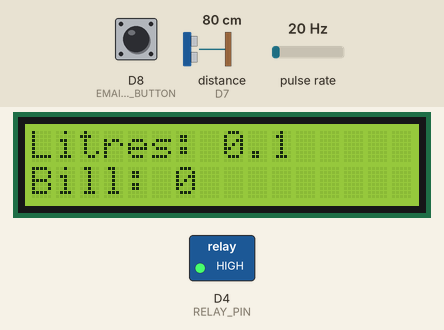
The sketch below on a simulated ESP8266 (NodeMCU). Parts: 16×2 character LCD, switched loads named in the sketch (green lamp = pin HIGH). Wiring (inferred from the names in the program): ultrasonic range finder: trigger D6; echo D7; pulse sensor: data D5. Inputs (shaded band) come from the test bench; at power-on: distance to the obstacle (sensor on D7) 80 cm, pulse rate 20 Hz, D8 (EMAIL_TRIGGER_BUTTON) HIGH. The echo pulse lasts 58.3 µs per cm; WiFi joins after 1.5 s; servers stay silent unless stated; pins used as bus, display or sensor lines are not drawn; what the sketch prints to the serial monitor is not drawn.

Above: at 2.7 s.
2.8 s: distance to the obstacle (sensor on D7) set to 2 cm
5.8 s: pulse rate (sensor on D5) set to 50 Hz
At 8.4 s:
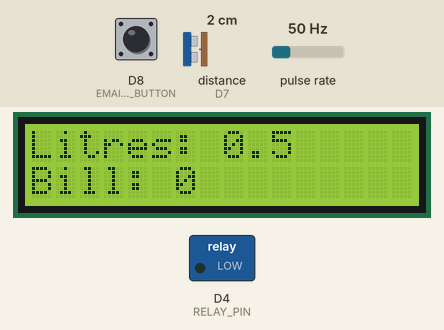
8.8 s: pulse rate (sensor on D5) set to 100 Hz
At 11.4 s:
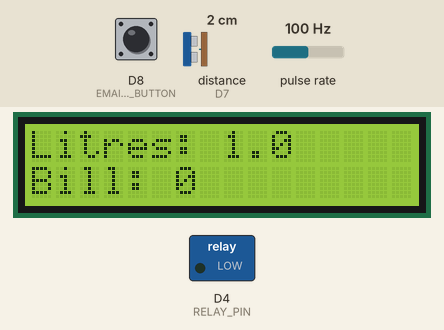
11.8 s: distance to the obstacle (sensor on D7) set to 5 cm
14.1 s: distance to the obstacle (sensor on D7) set to 8 cm
At 15.1 s:
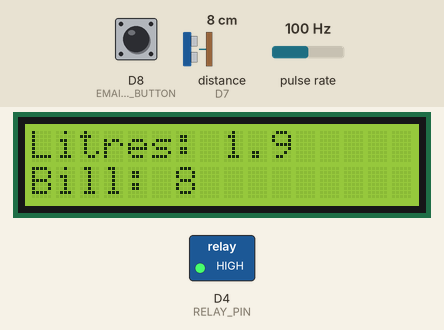
17.1 s: pulse rate (sensor on D5) set to 4 Hz
At 18.7 s:
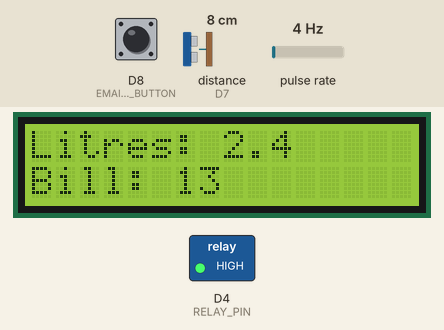
Timing chart, 0 to 20.2 s (numbered marks = the images above; inputs shaded):
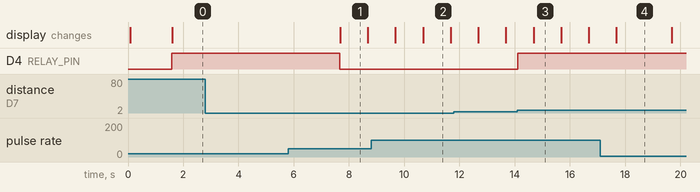

The sketch:

maams.ino
```cpp
#include <ESP8266WiFi.h>
#include <ESP_Mail_Client.h>
#include <Wire.h>
#include <LiquidCrystal_I2C.h>

// ====== Pin Configs ======
#define TRIGGER_PIN D6
#define ECHO_PIN D7
#define FLOW_SENSOR_PIN D5
#define RELAY_PIN D4
#define EMAIL_TRIGGER_BUTTON D8

// ====== WiFi Credentials ======
#define WIFI_SSID "ESP_TEST"
#define WIFI_PASSWORD "12345678"

// ====== SMTP Configs ======
#define SMTP_HOST "smtp.gmail.com"
#define SMTP_PORT 465
#define AUTHOR_EMAIL "suriyass1437@gmail.com"
#define AUTHOR_PASSWORD "fjjc twcw xbzm ndis"
#define RECIPIENT_EMAIL "suridoss708@gmail.com"
//#define RECIPIENT_EMAIL "schiranjeevi007007@gmail.com"
// ====== Water Tank & Billing Settings ======
const int tankHeightCM = 10;
const float calibrationFactor = 7.5;
const int FREE_USAGE_LIMIT = 1;
const int BILL_THRESHOLD = 50;


volatile int pulseCount = 0;
float totalLitres = 0.0;
int billAmount = 0;

unsigned long lastTime = 0;
bool emailSent = false;

LiquidCrystal_I2C lcd(0x27, 16, 2);
SMTPSession smtp;

void IRAM_ATTR pulseCounter() {
  pulseCount++;
}

void setup() {

  Serial.begin(9600);

  pinMode(TRIGGER_PIN, OUTPUT);
  pinMode(ECHO_PIN, INPUT);
  pinMode(RELAY_PIN, OUTPUT);
  pinMode(FLOW_SENSOR_PIN, INPUT_PULLUP);
  pinMode(EMAIL_TRIGGER_BUTTON, INPUT_PULLUP); // Active LOW

  attachInterrupt(digitalPinToInterrupt(FLOW_SENSOR_PIN), pulseCounter, RISING);

  lcd.init();
  lcd.backlight();
  lcd.setCursor(0, 0);
  lcd.print("Water Monitor");

  WiFi.begin(WIFI_SSID, WIFI_PASSWORD);
  Serial.print("Connecting to WiFi");
  while (WiFi.status() != WL_CONNECTED) {
    delay(500);
    Serial.print(".");
  }
  Serial.println("\nWiFi connected.");
}

void loop() {
  // === Water Level Check ===
  digitalWrite(TRIGGER_PIN, LOW);
  delayMicroseconds(2);
  digitalWrite(TRIGGER_PIN, HIGH);
  delayMicroseconds(10);
  digitalWrite(TRIGGER_PIN, LOW);

  long duration = pulseIn(ECHO_PIN, HIGH);
  int distanceCM = duration * 0.034 / 2;
  int waterLevelCM = tankHeightCM - distanceCM;
  float waterPercentage = (float)waterLevelCM / tankHeightCM * 100.0;

  // Control Relay
  if (waterPercentage < 50.0) {
    digitalWrite(RELAY_PIN, HIGH);  // Pump ON
  } else {
    digitalWrite(RELAY_PIN, LOW);   // Pump OFF
  }

  // === Flow Sensor & Billing ===
  unsigned long currentTime = millis();
  if (currentTime - lastTime >= 1000) {
    detachInterrupt(digitalPinToInterrupt(FLOW_SENSOR_PIN));

    float flowRate = pulseCount / calibrationFactor;
    float litres = flowRate / 60.0;
    totalLitres += litres;

    if (totalLitres > FREE_USAGE_LIMIT) {
  float billableLitres = totalLitres - FREE_USAGE_LIMIT;

  if (billableLitres <= 5) {   // From 6L to 10L

    billAmount = billableLitres * 10;
  } else {

    billAmount = (5 * 10) + ((billableLitres - 5) * 15);    // First 11L at ₹10, rest at ₹15
  }
} else {
  billAmount = 0;
}

    // LCD Display
    lcd.clear();
    lcd.setCursor(0, 0);
    lcd.print("Litres: ");
    lcd.print(totalLitres, 1);

    lcd.setCursor(0, 1);
    lcd.print("Bill: ");
    lcd.print(billAmount);

    Serial.print("Total Litres: ");
    Serial.print(totalLitres, 2);
    Serial.print(" L | Bill: ");
    Serial.println(billAmount);

    pulseCount = 0;
    lastTime = currentTime;

    attachInterrupt(digitalPinToInterrupt(FLOW_SENSOR_PIN), pulseCounter, RISING);
  }

  // === Email Trigger ===
 /* bool buttonPressed = digitalRead(EMAIL_TRIGGER_BUTTON) == LOW;
  bool billTooHigh = billAmount >= BILL_THRESHOLD;

  if ((buttonPressed || billTooHigh) && !emailSent) {
    sendEmail();
    emailSent = true;
  }*/

 // === Email Trigger ===
  if (digitalRead(EMAIL_TRIGGER_BUTTON) == HIGH && !emailSent) {
    delay(50); // Debounce
    if (digitalRead(EMAIL_TRIGGER_BUTTON) == HIGH) {
      Serial.println("Button pressed! Sending email...");
      sendEmail();
      emailSent = true;
      delay(5000); // Wait before allowing another email
    }
  }
} // ← CLOSES the loop() function here ✅

void sendEmail() {
  ESP_Mail_Session session;
  session.server.host_name = SMTP_HOST;
  session.server.port = SMTP_PORT;
  session.login.email = AUTHOR_EMAIL;
  session.login.password = AUTHOR_PASSWORD;

  SMTP_Message message;
  message.sender.name = "Water Bill";
  message.sender.email = AUTHOR_EMAIL;
  message.subject = "Water Bill Payment Alert!";
  message.addRecipient("User", RECIPIENT_EMAIL);

  String msg = "Dear User,\n\n";
  msg += "This is an automated message from your water monitoring system:\n\n";
  msg += "Here is your latest water usage summary\n";
  msg += "----------------------------------------- \n";
  msg += "Total Water Used: " + String(totalLitres, 2) + " L\n";
  msg += "Free Usage Limit: " + String(FREE_USAGE_LIMIT) + " L\n";
  msg += "Free Usage Limit: 5 L\n";
  msg += "Rate Slab:\n";
  msg += "6L to 10L  -> ₹10/L\n";
  msg += "11L above -> ₹15/L\n";
  //msg += "Rate Per Litter: ₹10 \n";
  msg += "----------------------------------------- \n";
  msg += "Total Bill: ₹" + String(billAmount) + "\n\n";
  msg += "Thank you for monitoring your water usage responsibly. \n\n";
  msg += "Regards,\nWater Monitoring System\nGRT INSTITUTE OF ENGINEERING AND TECHNOLOGY \n\n";
  msg += "Please complete Your payment by using this link before due date \n";
  msg += "https://razorpay.me/@vlgeinstituteprivatelimited \n";


  message.text.content = msg.c_str();

  smtp.callback(smtpCallback);
  if (!smtp.connect(&session)) {
    Serial.println("SMTP connection failed.");
    return;
  }

  if (!MailClient.sendMail(&smtp, &message)) {
    Serial.println("Email failed: " + smtp.errorReason());
  } else {
    Serial.println("Email sent successfully!");
  }

  smtp.closeSession();
}

void smtpCallback(SMTP_Status status) {
  Serial.println(status.info());
}
```

Measured:
- the behaviour switches between 6 and 7 cm on distance to the obstacle (sensor on D7) (found by bisection; images 2 and 3)
- after the input at 2.8 s, every drawn part: stays the same
- after the input at 14.1 s, D4 (RELAY_PIN): LOW → HIGH at once
- what the display in image 1 shows lasts 1.0 s, from 7.7 s to 8.7 s
